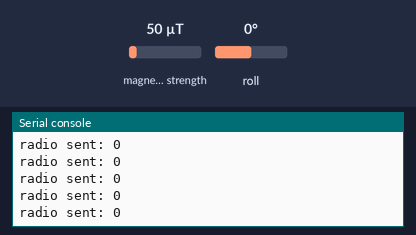
Bench run of a program on a simulated BBC micro:bit (MakeCode). Parts: the last lines printed to the serial console. The test bench sets the inputs (shaded band); at power-on: roll 0°, magnetic field strength 50 µT. No radio messages arrive unless stated (any console line starting 'radio sent:' is added by the test bench).

Above: at 1.2 s.
1.3 s: roll set to -172°
At 2.0 s:
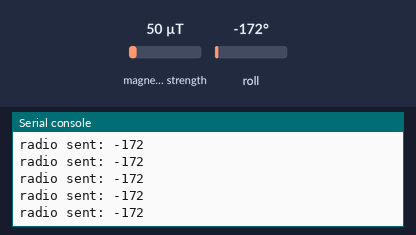
2.8 s: roll set to -90°
At 3.6 s:
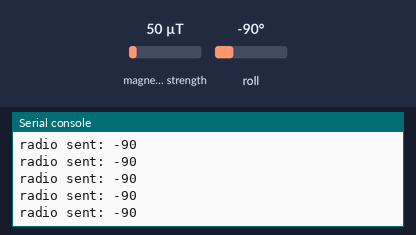
Timing chart, 0 to 5.8 s (numbered marks = the images above; inputs shaded):
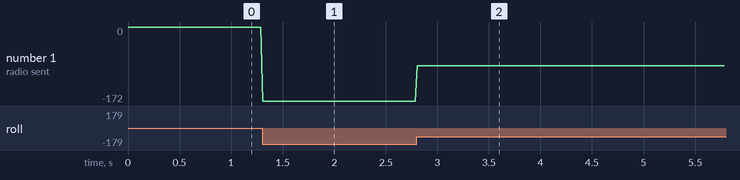

The program:

main.ts
```typescript
radio.setGroup(1)
basic.forever(function () {
    radio.sendNumber(input.rotation(Rotation.Roll))
})
basic.forever(function () {
    if (input.magneticForce(Dimension.Strength) == 60) {
        radio.sendString("Chut")
    }
})
basic.forever(function () {

})
```

test.ts
```typescript
// aquí va el archivo "tests"; esto no se compilará cuando este paquete se utilice como una extensión.
```

Measured:
- after the input at 1.3 s, the serial console: prints a new line at once (image 1)
- after the input at 2.8 s, the serial console: prints a new line at once (image 2)
- plotted number 1: 0 → -172 after the input at 1.3 s, -172 → -90 after the input at 2.8 s
